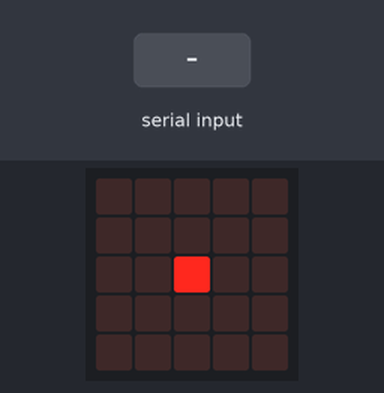
Bench run of a program on a simulated Calliope mini (MakeCode). Parts: the board's 5×5 LED display. The inputs (shaded band) are chosen by the test bench.

Above: at 1.2 s.
1.3 s: "w" typed at the serial console, then Enter
At 2.5 s:
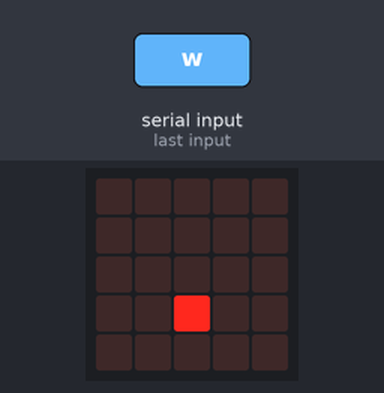
2.8 s: "w" typed at the serial console, then Enter
At 3.7 s:
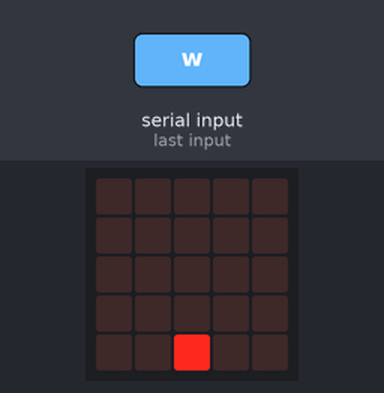
Timing chart, 0 to 5.8 s (numbered marks = the images above; inputs shaded):
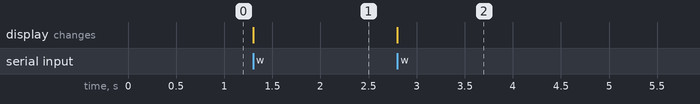

The program:

main.ts
```typescript
let sprite = game.createSprite(2, 2)
basic.forever(function () {
    if (sprite.isTouchingEdge()) {
        sprite.ifOnEdgeBounce()
    }
    if (serial.readLine() == "w") {
        sprite.change(LedSpriteProperty.Y, 1)
    } else if (serial.readLine() == "a") {
        sprite.change(LedSpriteProperty.X, -1)
    } else if (serial.readLine() == "s") {
        sprite.change(LedSpriteProperty.Y, -1)
    } else if (serial.readLine() == "d") {
        sprite.change(LedSpriteProperty.X, 1)
    } else {

    }
})
```

test.ts
```typescript
// Hier kann man Tests durchführen; diese Datei wird nicht kompiliert, wenn dieses Paket als Erweiterung verwendet wird.
```

Measured:
- after the input at 1.3 s, the display: changes at once (image 1)
- after the input at 2.8 s, the display: changes at once (image 2)
